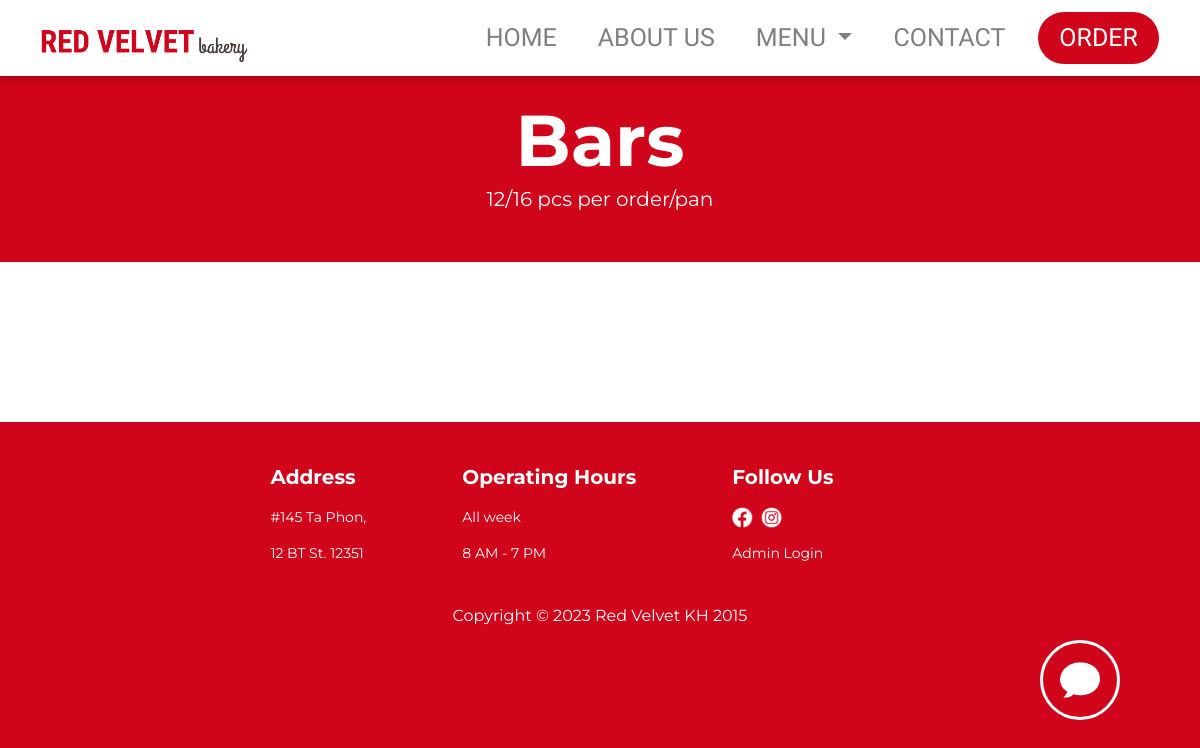
The page /src/main/menu-bars.php on the database as committed earlier.
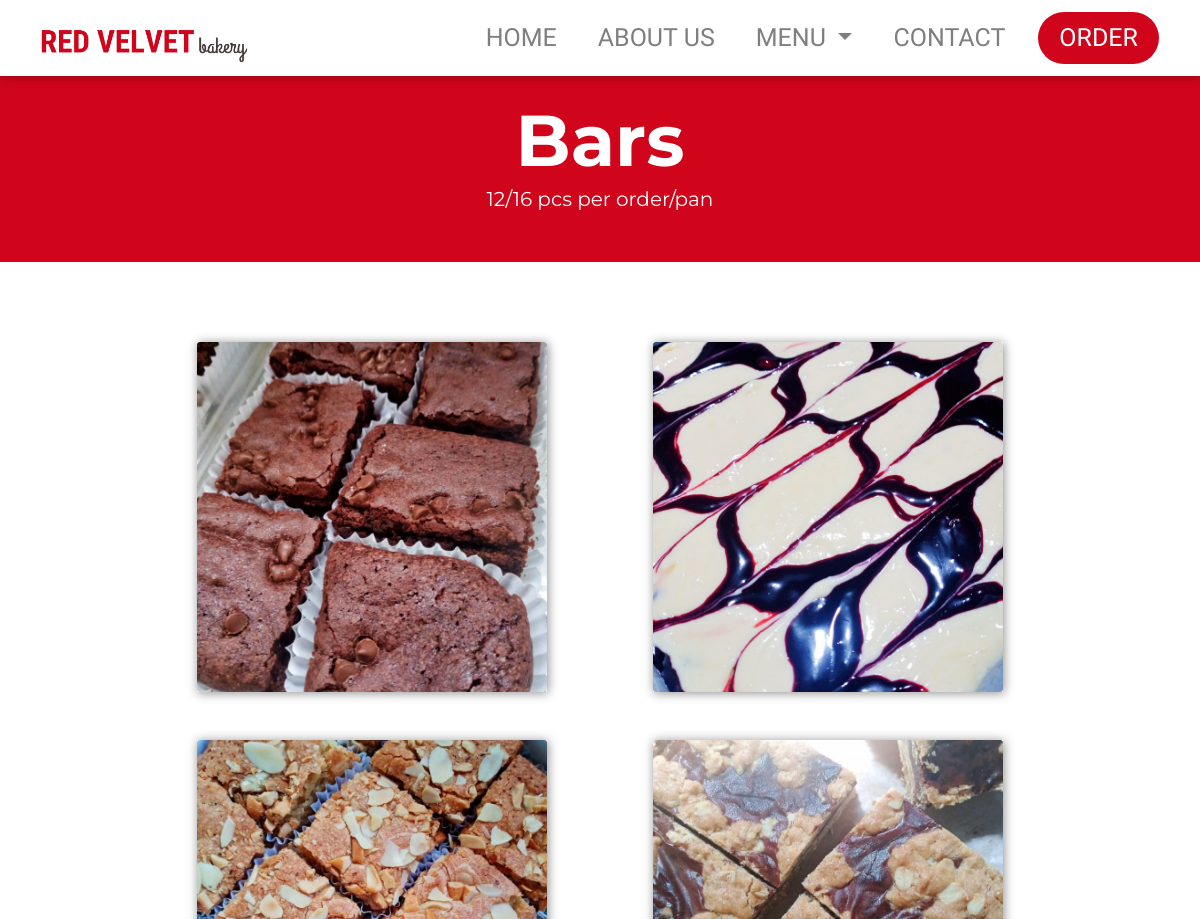
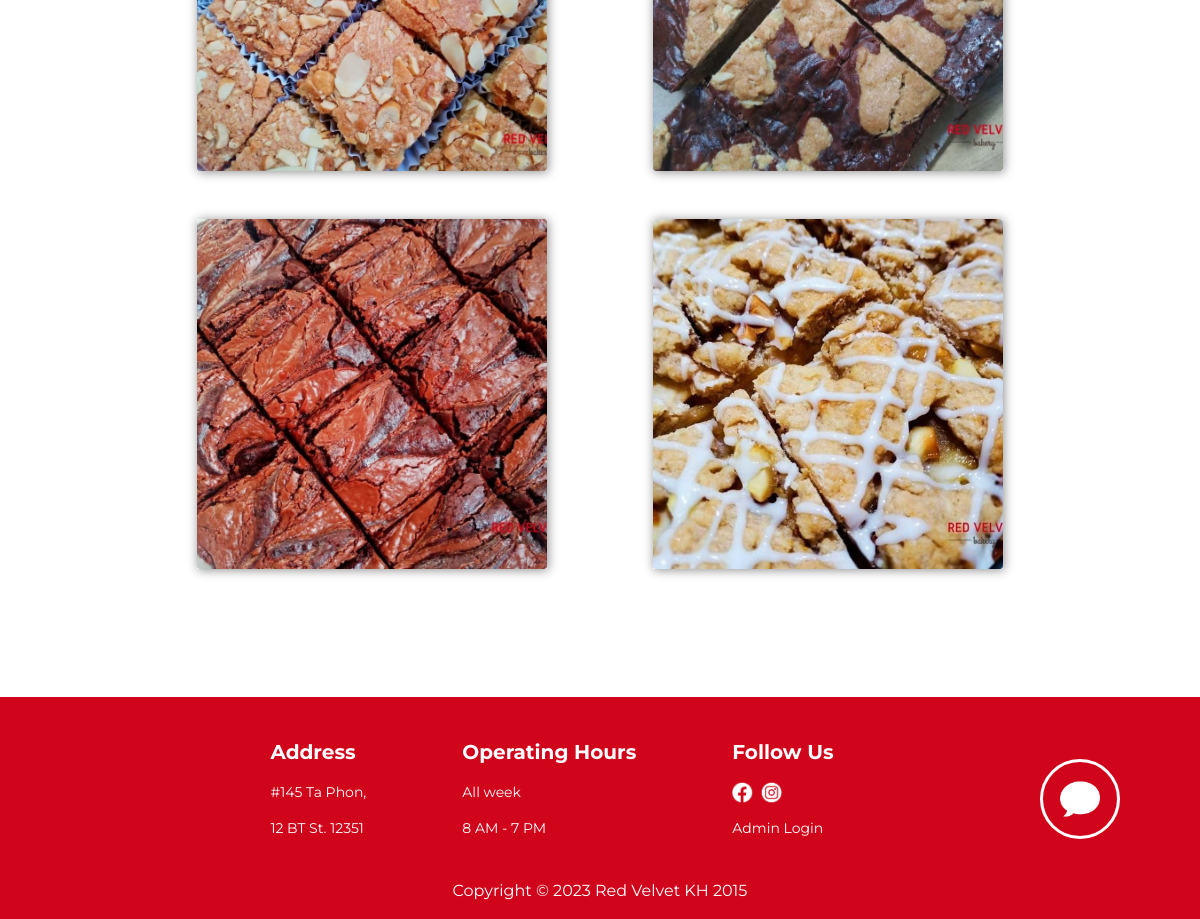
The same page on the database as committed later (2 pictures, top to bottom).
### tables this page shows
CREATE TABLE `product` (
  `prod_id` int(11) NOT NULL,
  `prod_name` varchar(50) NOT NULL,
  `prod_price` decimal(5,2) NOT NULL,
  `prod_description` varchar(500) NOT NULL,
  `prod_image` varchar(80) NOT NULL,
  `prod_image_file` varchar(255) NOT NULL,
  `bestseller` varchar(5) DEFAULT NULL,
  `cat_id` int(11) NOT NULL
);

### src/admin/classes/Database.class.php (called while the page is built)
<?php
class Database{
  protected function connect(){
    try {
      $username = "root";
      $password = "";
      $dbh = new PDO('mysql:host=localhost;dbname=redvelvet',$username,$password);
      return $dbh;
    }
    catch (PDOException $e) {
      print "Error!: " . $e->getMessage() . "<br/>";
      die();
    }
  }
}

### src/admin/classes/Product.class.php (called while the page is built, shortened)
<?php
class Product extends Database{
  protected function readCatTable($cat_name){
    $cat_id = $this->readCatId($cat_name);
    $query = 'SELECT * FROM product WHERE cat_id = ?;';
    $stmt = $this->connect()->prepare($query);
    if(!$stmt->execute(array($cat_id))){
      $stmt = null;
      header("location: ../index.php?error=stmtfailed");
      exit();
    }
    return $stmt;
  }
  private function readCatId($cat_name){
    $query = 'SELECT cat_id FROM category WHERE cat_name = ?;';
    $stmt = $this->connect()->prepare($query);
    if(!$stmt->execute(array($cat_name))){
      $stmt = null;
      header("location: ../index.php?error=stmtfailed");
      exit();
    }
    while($row = $stmt->fetch(PDO::FETCH_ASSOC)){
      return $row["cat_id"];
    }
  }
}

### src/admin/classes/ProductCon.class.php (called while the page is built, shortened)
<?php
class ProductController extends Product{
  public function getCatTable($cat_name){
    $result = $this->readCatTable($cat_name);
    return $result;
  }
}

### src/main/menu-bars.php (the view, shortened to what this page needs)
<?php
include("../admin/classes/Database.class.php");
include("../admin/classes/Product.class.php");
include("../admin/classes/ProductCon.class.php");
$product = new ProductController();
$result = $product->getCatTable("Bars");
?>
<!doctype html>
<html lang="en">
<?php include("head-tags.php")?>
</head>
<body>
<?php include("header.php")?>
<section class="menu-banner">
    <div>
        <h1>Bars</h1>
    </div>
    <p>12/16 pcs per order/pan</p>
</section>
<section>
    <div class="container-fluid new-menu-lay">
        <div class="row justify-content-center">
            <div class="container">
                <div class="row justify-content-around ml-5 mr-5 pl-5 pr-5">
                    <?php
                            while($row = $result->fetch(PDO::FETCH_ASSOC)){
                                echo "
                                <div class='menu-card'>
                                    <div class='image-container'>
                                        <a href='menu-view.php?id=" . $row["prod_id"] . "'>
                                            <img class='card-img' src='../../assets/uploads/" . $row["prod_image_file"] . "'>
                                            <div class='overlay overlay--blur'>
                                                <div class='overlay-content'>";
                                                    echo "
                                                    <h2>" . $row["prod_name"] . "</h2>
                                                    <h3>$" . $row["prod_price"] . "</h3>
                                                </div>
                                            </div>
                                        </a>
                                    </div>
                                </div>
                                ";
                            }
                    ?>
                </div>
            </div>
        </div>
    </div>
</section>
</body>
<?php include('footer.php') ?>
<?php include('inquiry.php') ?>
</html>

### src/main/head-tags.php (shortened to what this page needs)
<head>
    <link rel="stylesheet" href="https://cdn.jsdelivr.net/npm/bootstrap@4.0.0/dist/css/bootstrap.min.css">
    <link rel="stylesheet" href="..\..\styles.css">

### src/main/header.php (shortened to what this page needs)
<?php $page = substr($_SERVER["SCRIPT_NAME"],strrpos($_SERVER["SCRIPT_NAME"],"/")+1); ?>
<header>
    <nav class="navbar navbar-expand-lg navbar-light fixed-top">
        <a class="navbar-brand" href="index.php">
            <img src="../../assets/logo.png" width="250" height="50" alt="">
          </a>
        <div class="collapse navbar-collapse" id="navbarSupportedContent">
          <ul class="navbar-nav ml-auto">
            <li class="nav-item ml-auto">
              <a class="nav-link" id="<?= $page == 'index.php' ? 'active':''; ?>" href="index.php">HOME</a>
            </li>
            <li class="nav-item ml-auto">
              <a class="nav-link" id="<?= $page == 'about.php' ? 'active':''; ?>" href="about.php">ABOUT US</a>
            </li>
            <li class="nav-item dropdown ml-auto ">
              <a class="nav-link dropdown-toggle" href="menu.php" id="navbarDropdown" role="button" data-toggle="dropdown" aria-haspopup="true" aria-expanded="false">
                MENU
              </a>
            </li>
            <li class="nav-item ml-auto">
                <a class="nav-link" id="<?= $page == 'contact.php' ? 'active':''; ?>" href="contact.php">CONTACT</a>
            </li>
            <li class="nav-item ml-auto">
                <a class="btn" href="order.php" role="button">ORDER</a>
            </li>
          </ul>
        </div>
    </nav>
</header>

### src/main/footer.php (shortened to what this page needs)
<footer>
  <div class="footer-table">
      <table>
          <tr>
              <th>Address</th>
              <th>Operating Hours</th>
              <th>Follow Us</th>
          </tr>
          <tr>
              <td>#145 Ta Phon,</td>
              <td>All week</td>
              <td>
                  <img src="../../assets/social icons.png" usemap="#social-map" width="50px">
              </td>
          </tr>
          <tr>
              <td>12 BT St. 12351</td>
              <td>8 AM - 7 PM</td>
              <td><a href="..\admin\admin-login.php">Admin Login</a></td>
          </tr>
      </table>
  </div>
  <p>Copyright © 2023 Red Velvet KH 2015</p>
</footer>

### src/main/inquiry.php (shortened to what this page needs)
<div>
    <a data-toggle="modal" data-target="#inquirychat" class="inquiry-btn">
      <img src="../../assets/speech-bubble.png">
    </a>
</div>

### styles.css (style rules this page uses)
:root { --col1: #FFFFFF; --col2: #D0051B; --txt-col: #000000; --link-col: #A6A6A6; --font-link: Lekton ; --font-main: Montserrat ; --font-fancy: Grand Hotel ; --fweight-heading: 700; --fweight-reg: 400; }
* { margin: 0; padding: 0; font-family: var(--font-main); }
body { overflow-x: hidden; background-color: var(--col2); }
.btn { background-color: var(--col2); color: var(--col1); font-family: var(--font-link); font-size: 25px; padding-inline: 20px; border-radius: 35px; }
a { cursor: pointer; }
h1 { font-weight: var(--fweight-heading); font-size: 72px; line-height: 1; }
header { height: 4.5rem; }
nav { background-color: var(--col1); width: 100vw; box-shadow: 1px 1px 10px rgb(0, 0, 0, 0.3); }
.navbar-nav { display: flex; justify-content: center; align-items: center; }
.nav-link { font-family: var(--font-link); font-size: 25px; }
.navbar { display: flex; justify-content: space-between; align-items: center; }
.nav-item > a { margin-right: 25px; }
.receipt-table td, tr { padding-block: 0.4rem; }
.menu-banner { background-color: var(--col2); color: var(--col1); text-align: center; padding: 2rem 0; }
.menu-banner div { display: flex; justify-content: center; align-items: center; }
.menu-banner { font-size: 20px; }
.new-menu-lay { background-color: var(--col1); gap: 3rem; padding: 5rem 3rem; justify-content: center; align-items: center; }
.menu-card { box-shadow: 1px 1px 10px rgb(139, 139, 139); transition: 0.3s ease-in-out; margin-bottom: 3rem; }
.menu-card img { width: 100%; height: 100%; object-fit: cover; }
.image-container { position: relative; width: 350px; height: 350px; overflow: hidden; }
.card-img { display: block; width: 100%; }
footer { display: flex; flex-direction: column; align-items: center; border: none; background-color: var(--col2); color: var(--col1); bottom: 0; width: 100%; z-index: -999; }
footer a { color: var(--col1); }
.footer-table th { font-size: 20px; }
.footer p,td { font-size: 14px; }
.footer-table { padding-block: 2.5rem; }
.footer-table td, th { padding-right: 6rem; }
.inquiry-btn { z-index: 3; background-color: var(--col2); border: 3px solid var(--col1); width: 80px; height: 80px; border-radius: 50%; position: fixed; bottom: 5rem; right: 5rem; display: flex; justify-content: center; align-items: center; }
.inquiry-btn img { width: 40px; }

Rows that differ between the two databases and show on the page:
added product: prod_image_file (picture)
added product: prod_image_file (picture)
added product: prod_image_file (picture)
added product: prod_image_file (picture)
added product: prod_image_file (picture)
added product: prod_image_file (picture)
